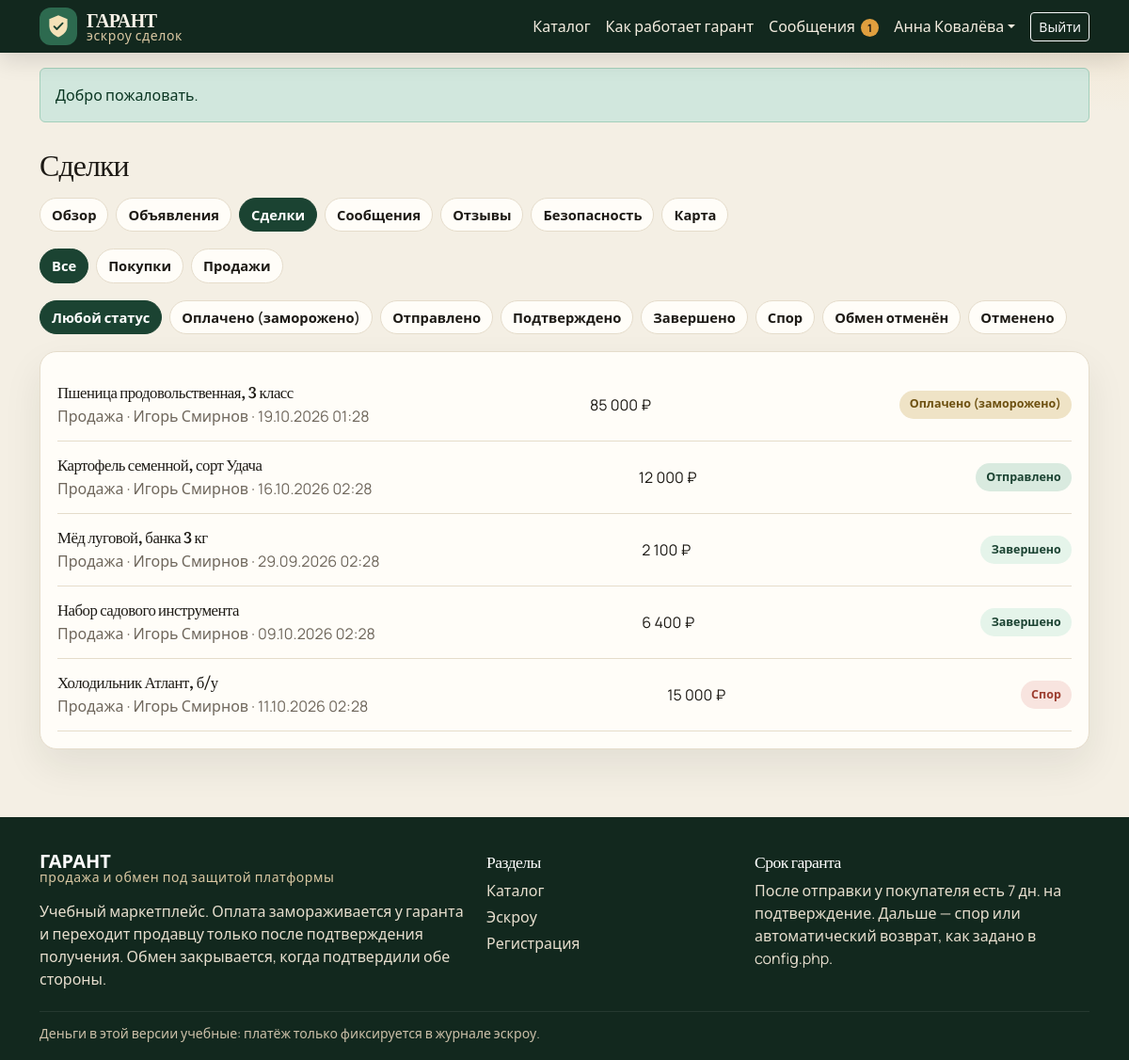
Page /cabinet/deals.php (signed in) on the committed database.
### tables this page shows
CREATE TABLE users (
  id INT UNSIGNED AUTO_INCREMENT PRIMARY KEY,
  email VARCHAR(190) NOT NULL,
  password_hash VARCHAR(255) NOT NULL,
  name VARCHAR(120) NOT NULL,
  phone VARCHAR(30) DEFAULT NULL,
  city VARCHAR(120) DEFAULT NULL,
  about TEXT,
  role ENUM('user', 'admin') NOT NULL DEFAULT 'user',
  seller_rating DECIMAL(3,2) NOT NULL DEFAULT 5.00,
  buyer_rating DECIMAL(3,2) NOT NULL DEFAULT 5.00,
  seller_reviews_count INT UNSIGNED NOT NULL DEFAULT 0,
  buyer_reviews_count INT UNSIGNED NOT NULL DEFAULT 0,
  twofa_enabled TINYINT(1) NOT NULL DEFAULT 0,
  twofa_code_hash VARCHAR(255) DEFAULT NULL,
  twofa_expires_at DATETIME DEFAULT NULL,
  card_last4 CHAR(4) DEFAULT NULL,
  card_brand VARCHAR(20) DEFAULT NULL,
  card_holder VARCHAR(120) DEFAULT NULL,
  card_exp CHAR(5) DEFAULT NULL,
  is_blocked TINYINT(1) NOT NULL DEFAULT 0,
  created_at DATETIME NOT NULL DEFAULT CURRENT_TIMESTAMP,
  UNIQUE KEY uq_users_email (email)
);

CREATE TABLE deals (
  id INT UNSIGNED AUTO_INCREMENT PRIMARY KEY,
  product_id INT UNSIGNED NOT NULL,
  buyer_id INT UNSIGNED NOT NULL,
  seller_id INT UNSIGNED NOT NULL,
  deal_type ENUM('sale', 'exchange') NOT NULL,
  amount DECIMAL(12,2) NOT NULL DEFAULT 0.00,
  exchange_offer TEXT,
  delivery_option_id INT UNSIGNED DEFAULT NULL,
  delivery_address TEXT,
  buyer_note TEXT,
  status ENUM('paid', 'shipped', 'confirmed', 'completed', 'dispute', 'refunded', 'cancelled') NOT NULL DEFAULT 'paid',
  buyer_confirmed TINYINT(1) NOT NULL DEFAULT 0,
  seller_confirmed TINYINT(1) NOT NULL DEFAULT 0,
  escrow_deadline DATETIME DEFAULT NULL,
  shipped_at DATETIME DEFAULT NULL,
  confirmed_at DATETIME DEFAULT NULL,
  completed_at DATETIME DEFAULT NULL,
  created_at DATETIME NOT NULL DEFAULT CURRENT_TIMESTAMP,
  updated_at DATETIME NOT NULL DEFAULT CURRENT_TIMESTAMP ON UPDATE CURRENT_TIMESTAMP,
  KEY idx_deals_buyer (buyer_id, status),
  KEY idx_deals_seller (seller_id, status),
  KEY idx_deals_deadline (status, escrow_deadline),
  CONSTRAINT fk_deals_product FOREIGN KEY (product_id) REFERENCES products (id),
  CONSTRAINT fk_deals_buyer FOREIGN KEY (buyer_id) REFERENCES users (id),
  CONSTRAINT fk_deals_seller FOREIGN KEY (seller_id) REFERENCES users (id),
  CONSTRAINT fk_deals_delivery FOREIGN KEY (delivery_option_id) REFERENCES delivery_options (id)
);

CREATE TABLE products (
  id INT UNSIGNED AUTO_INCREMENT PRIMARY KEY,
  user_id INT UNSIGNED NOT NULL,
  category_id INT UNSIGNED NOT NULL,
  title VARCHAR(200) NOT NULL,
  description TEXT NOT NULL,
  price DECIMAL(12,2) DEFAULT NULL,
  deal_type ENUM('sale', 'exchange', 'both') NOT NULL DEFAULT 'sale',
  exchange_for VARCHAR(255) DEFAULT NULL,
  quantity INT UNSIGNED NOT NULL DEFAULT 1,
  city VARCHAR(120) DEFAULT NULL,
  status ENUM('active', 'hidden', 'sold') NOT NULL DEFAULT 'active',
  created_at DATETIME NOT NULL DEFAULT CURRENT_TIMESTAMP,
  updated_at DATETIME NOT NULL DEFAULT CURRENT_TIMESTAMP ON UPDATE CURRENT_TIMESTAMP,
  KEY idx_products_catalog (status, category_id, deal_type),
  KEY idx_products_user (user_id),
  CONSTRAINT fk_products_user FOREIGN KEY (user_id) REFERENCES users (id),
  CONSTRAINT fk_products_category FOREIGN KEY (category_id) REFERENCES categories (id)
);

### includes/functions.php (called while the page is built, shortened)
<?php
function e(mixed $value): string
{
    return htmlspecialchars((string) $value, ENT_QUOTES | ENT_SUBSTITUTE, 'UTF-8');
}
function base_path(): string
{
    static $base = null;
    if ($base !== null) {
        return $base;
    }
    $script = str_replace('\\', '/', $_SERVER['SCRIPT_NAME'] ?? '');
    $dir = str_replace('\\', '/', dirname($script));
    if (preg_match('#/(cabinet|admin)$#', $dir)) {
        $dir = str_replace('\\', '/', dirname($dir));
    }
    if ($dir === '/' || $dir === '.' || $dir === '') {
        return $base = '';
    }
    return $base = rtrim($dir, '/');
}
function url(string $path = ''): string
{
    $path = ltrim($path, '/');
    $base = base_path();
    return ($base === '' ? '' : $base) . '/' . $path;
}
function take_flashes(): array
{
    $items = $_SESSION['flash'] ?? [];
    return is_array($items) ? $items : [];
}
function money(mixed $value): string
{
    $number = (float) $value;
    $decimals = abs($number - round($number)) < 0.001 ? 0 : 2;
    return number_format($number, $decimals, ',', ' ') . ' ₽';
}
function dt(?string $value): string
{
    $timestamp = strtotime($value);
    return $timestamp ? date('d.m.Y H:i', $timestamp) : '—';
}
function deal_status_label(string $status, string $dealType = 'sale', mixed $amount = 0): string
{
    if ($status === 'refunded' && (float) $amount <= 0) {
        return 'Обмен отменён';
    }
    return match ($status) {
        'paid' => 'Оплачено (заморожено)',
        'shipped' => 'Отправлено',
        'confirmed' => 'Подтверждено',
        'completed' => 'Завершено',
        'dispute' => 'Спор',
        'refunded' => 'Возврат',
        'cancelled' => 'Отменено',
        default => $status,
    };
}

### includes/auth.php (called while the page is built, shortened)
<?php
function current_user(bool $refresh = false): ?array
{
    static $loaded = false;
    static $user = null;
    if ($loaded) {
        return $user;
    }
    $loaded = true;
    $id = (int) ($_SESSION['user_id'] ?? 0);
    $user = query_one('SELECT * FROM users WHERE id = ?', [$id]);
    return $user;
}
function require_login(): array
{
    $user = current_user();
    if ($user) {
        return $user;
    }
}
function unread_count(): int
{
    $user = current_user();
    $row = query_one(
        'SELECT COUNT(*) AS c
         FROM messages m
         JOIN deals d ON d.id = m.deal_id
         WHERE m.is_read = 0
           AND m.sender_id IS NOT NULL
           AND m.sender_id <> ?
           AND (d.buyer_id = ? OR d.seller_id = ?)',
        [(int) $user['id'], (int) $user['id'], (int) $user['id']]
    );
    return $count = (int) ($row['c'] ?? 0);
}

### includes/db.php (called while the page is built, shortened)
<?php
function db(): PDO
{
    static $pdo = null;
    if ($pdo instanceof PDO) {
        return $pdo;
    }
    $dsn = 'mysql:host=' . DB_HOST . ';port=' . DB_PORT . ';dbname=' . DB_NAME . ';charset=' . DB_CHARSET;
    try {
        $pdo = new PDO($dsn, DB_USER, DB_PASS, [
            PDO::ATTR_ERRMODE => PDO::ERRMODE_EXCEPTION,
            PDO::ATTR_DEFAULT_FETCH_MODE => PDO::FETCH_ASSOC,
            PDO::ATTR_EMULATE_PREPARES => false,
        ]);
    } catch (PDOException $e) {
        app_log('DB: ' . $e->getMessage());
        http_response_code(500);
        echo '<!doctype html><meta charset="utf-8"><title>ГАРАНТ — нет базы</title>';
        echo '<div style="font-family:Segoe UI,sans-serif;max-width:640px;margin:48px auto;line-height:1.5">';
        echo '<h1>Нет подключения к MySQL</h1>';
        echo '<p>Импортируйте <code>sql/schema.sql</code> и проверьте хост, имя базы, логин и пароль в <code>config.php</code>.</p>';
        if (APP_DEBUG) {
            echo '<pre>' . e($e->getMessage()) . '</pre>';
        }
        echo '</div>';
        exit;
    }
    return $pdo;
}
function query_all(string $sql, array $params = []): array
{
    $stmt = db()->prepare($sql);
    $stmt->execute($params);
    return $stmt->fetchAll();
}
function query_one(string $sql, array $params = []): ?array
{
    $stmt = db()->prepare($sql);
    $stmt->execute($params);
    $row = $stmt->fetch();
    return $row === false ? null : $row;
}

### cabinet/deals.php (the view, shortened to what this page needs)
<?php
$user = require_login();
$tab = (string) ($_GET['tab'] ?? 'all');
$status = (string) ($_GET['status'] ?? '');
$statuses = ['paid', 'shipped', 'confirmed', 'completed', 'dispute', 'refunded', 'cancelled'];
if (!in_array($status, $statuses, true)) {
    $status = '';
}
$where = [];
$params = [];
if ($tab === 'buy') {
    $where[] = 'd.buyer_id = ?';
    $params[] = (int) $user['id'];
} elseif ($tab === 'sell') {
    $where[] = 'd.seller_id = ?';
    $params[] = (int) $user['id'];
} else {
    $where[] = '(d.buyer_id = ? OR d.seller_id = ?)';
    $params[] = (int) $user['id'];
    $params[] = (int) $user['id'];
}
$rows = query_all(
    'SELECT d.*, p.title, buyer.name AS buyer_name, seller.name AS seller_name
     FROM deals d
     JOIN products p ON p.id = d.product_id
     JOIN users buyer ON buyer.id = d.buyer_id
     JOIN users seller ON seller.id = d.seller_id
     WHERE ' . implode(' AND ', $where) . '
     ORDER BY d.updated_at DESC
     LIMIT 100',
    $params
);
require __DIR__ . '/../templates/header.php';
?>
<div class="container py-4">
    <h1 class="h2">Сделки</h1>
    <?php require __DIR__ . '/../templates/cabinet-nav.php'; ?>
    <div class="subnav">
        <?php
        $tabs = ['all' => 'Все', 'buy' => 'Покупки', 'sell' => 'Продажи'];
        foreach ($tabs as $key => $label):
            $href = 'cabinet/deals.php?tab=' . $key . ($status !== '' ? '&status=' . urlencode($status) : '');
        ?>
            <a class="<?= $tab === $key ? 'active' : '' ?>" href="<?= e(url($href)) ?>"><?= e($label) ?></a>
        <?php endforeach; ?>
    </div>
    <div class="subnav">
        <a class="<?= $status === '' ? 'active' : '' ?>" href="<?= e(url('cabinet/deals.php?tab=' . $tab)) ?>">Любой статус</a>
        <?php foreach ($statuses as $item): ?>
            <a class="<?= $status === $item ? 'active' : '' ?>" href="<?= e(url('cabinet/deals.php?tab=' . $tab . '&status=' . $item)) ?>"><?= e(deal_status_label($item)) ?></a>
        <?php endforeach; ?>
    </div>
    <div class="panel">
        <?php foreach ($rows as $deal): ?>
            <?php $role = (int) $deal['buyer_id'] === (int) $user['id'] ? 'Покупка' : 'Продажа'; ?>
            <a class="deal-row" href="<?= e(url('cabinet/deal.php?id=' . (int) $deal['id'])) ?>">
                <div>
                    <h3><?= e($deal['title']) ?></h3>
                    <div class="muted"><?= e($role) ?> · <?= e($role === 'Покупка' ? $deal['seller_name'] : $deal['buyer_name']) ?> · <?= e(dt($deal['created_at'])) ?></div>
                </div>
                <div><?= (float) $deal['amount'] > 0 ? e(money($deal['amount'])) : 'Без оплаты' ?></div>
                <span class="badge-status st-<?= e($deal['status']) ?>"><?= e(deal_status_label((string) $deal['status'], (string) $deal['deal_type'], $deal['amount'])) ?></span>
            </a>
        <?php endforeach; ?>
    </div>
</div>
<?php require __DIR__ . '/../templates/footer.php'; ?>

### templates/header.php (shortened to what this page needs)
<?php
$navActive = $navActive ?? '';
$current = current_user();
$unread = $current ? unread_count() : 0;
?>
<!doctype html>
<html lang="ru">
<head>
    <link href="https://cdn.jsdelivr.net/npm/bootstrap@5.3.3/dist/css/bootstrap.min.css" rel="stylesheet">
    <link href="https://cdn.jsdelivr.net/npm/bootstrap-icons@1.11.3/font/bootstrap-icons.min.css" rel="stylesheet">
    <link href="<?= e(url('assets/css/style.css')) ?>" rel="stylesheet">
</head>
<body>
<header class="site-header">
    <nav class="navbar navbar-expand-lg navbar-dark">
        <div class="container">
            <a class="brand" href="<?= e(url('index.php')) ?>">
                <span class="brand-mark" aria-hidden="true">
                    <svg viewBox="0 0 32 32" width="28" height="28">
                        <path fill="#f4e2b8" d="M16 2.5 27 7v8.2c0 6.4-4.2 11.4-11 13.8C9.2 26.6 5 21.6 5 15.2V7L16 2.5z"/>
                        <path fill="none" stroke="#1b4332" stroke-width="2.2" stroke-linecap="round" stroke-linejoin="round" d="M11 16.2 14.2 19.4 21.2 12.2"/>
                    </svg>
                </span>
                <span class="brand-text">
                    <strong>ГАРАНТ</strong>
                    <small>эскроу сделок</small>
                </span>
            </a>
            <div class="collapse navbar-collapse" id="mainNav">
                <ul class="navbar-nav ms-auto align-items-lg-center">
                    <li class="nav-item"><a class="nav-link<?= $navActive === 'catalog' ? ' active' : '' ?>" href="<?= e(url('catalog.php')) ?>">Каталог</a></li>
                    <li class="nav-item"><a class="nav-link" href="<?= e(url('index.php')) ?>#escrow">Как работает гарант</a></li>
                    <?php if ($current): ?>
                        <li class="nav-item">
                            <a class="nav-link<?= $navActive === 'messages' ? ' active' : '' ?>" href="<?= e(url('cabinet/messages.php')) ?>">
                                Сообщения<?php if ($unread > 0): ?><span class="msg-badge"><?= (int) $unread ?></span><?php endif; ?>
                            </a>
                        </li>
                        <li class="nav-item dropdown">
                            <a class="nav-link dropdown-toggle" href="#" role="button" data-bs-toggle="dropdown" aria-expanded="false"><?= e($current['name']) ?></a>
                        </li>
                        <li class="nav-item">
                            <form method="post" action="<?= e(url('logout.php')) ?>" class="d-inline">
                                <button class="btn btn-sm btn-outline-light ms-lg-2" type="submit">Выйти</button>
                            </form>
                        </li>
                    <?php else: ?>
                        <li class="nav-item"><a class="nav-link" href="<?= e(url('login.php')) ?>">Войти</a></li>
                        <li class="nav-item"><a class="btn btn-sm btn-amber ms-lg-2" href="<?= e(url('register.php')) ?>">Регистрация</a></li>
                    <?php endif; ?>
                </ul>
            </div>
        </div>
    </nav>
</header>
<main>
<?php foreach (take_flashes() as $flash): ?>
    <?php $type = in_array($flash['type'] ?? '', ['success', 'danger', 'warning', 'info'], true) ? $flash['type'] : 'info'; ?>
    <div class="container mt-3">
        <div class="alert alert-<?= e($type) ?> mb-0"><?= e($flash['message'] ?? '') ?></div>
    </div>
<?php endforeach; ?>

### assets/css/style.css (style rules this page uses)
:root { --ink: #1d1a15; --muted: #6f675c; --forest: #1b4332; --forest-deep: #12281e; --moss: #2d6a4f; --cream: #f4efe4; --paper: #fffdf8; --line: #e5dccb; --amber: #e09f3e; --amber-deep: #9a6b16; --clay: #9c3d2f; --shadow: 0 18px 40px rgba(28, 32, 24, 0.08); --serif: "Literata", "Palatino Linotype", Palatino, Georgia, serif; --sans: "Manrope", "Segoe UI", sans-serif; }
body { margin: 0; color: var(--ink); background: radial-gradient(900px 320px at 100% -40px, rgba(224, 159, 62, 0.16), transparent 50%), var(--cream); font-family: var(--sans); min-height: 100vh; }
h1, h2, h3, .brand strong, .serif { font-family: var(--serif); letter-spacing: -0.03em; }
a { color: var(--forest); }
.site-header { background: var(--forest-deep); position: sticky; top: 0; z-index: 20; box-shadow: 0 8px 24px rgba(0, 0, 0, 0.12); }
.brand { display: flex; align-items: center; gap: 10px; color: #f6f1e7; text-decoration: none; }
.brand-mark { width: 40px; height: 40px; border-radius: 12px; background: var(--moss); display: grid; place-items: center; }
.brand-text { display: flex; flex-direction: column; line-height: 1.05; }
.brand-text strong { font-size: 1.25rem; color: #f6f1e7; }
.brand-text small { color: #d9c7a2; font-family: var(--sans); letter-spacing: 0.04em; }
.navbar-dark .nav-link { color: #f3ecdf; }
.msg-badge { display: inline-grid; place-items: center; min-width: 1.2rem; height: 1.2rem; margin-left: 6px; padding: 0 5px; border-radius: 999px; background: var(--amber); color: #1d1a15; font-size: 0.72rem; font-weight: 700; }
main { padding-bottom: 48px; }
.cat-tile, .panel, .pcard, .step, .stat, .filter-card { background: var(--paper); border: 1px solid var(--line); border-radius: 18px; }
.panel { padding: 18px; box-shadow: var(--shadow); }
.subnav { display: flex; flex-wrap: wrap; gap: 8px; margin: 18px 0; }
.subnav a { text-decoration: none; color: var(--ink); background: var(--paper); border: 1px solid var(--line); border-radius: 999px; padding: 6px 12px; font-weight: 600; font-size: 0.92rem; }
.subnav a.active, .subnav a:hover { background: var(--forest); color: #fff; border-color: var(--forest); }
.badge-status { border-radius: 999px; padding: 0.35rem 0.7rem; font-weight: 700; font-size: 0.78rem; }
.st-paid { background: #efe3c6; color: #6d5010; }
.st-shipped { background: #d9eadf; color: #1b4332; }
.st-completed { background: #e5f4ea; color: #1b4332; }
.st-dispute { background: #f8e4df; color: #9c3d2f; }
.deal-row, .list-row { display: grid; grid-template-columns: 1.4fr 0.8fr auto; gap: 12px; align-items: center; padding: 14px 0; border-bottom: 1px solid var(--line); text-decoration: none; color: inherit; }
.deal-row h3, .list-row h3 { margin: 0 0 4px; font-size: 1.05rem; }
.muted { color: var(--muted); }

### rows in the picture
users: name "Анна Ковалёва"
deals: product.title "Пшеница продовольственная, 3 класс", buyer "Продажа", buyer.name "Игорь Смирнов", created_at "19.10.2026 01:28", amount "85 000 ₽", status+deal_type+amount "Оплачено (заморожено)"
deals: product.title "Картофель семенной, сорт Удача", buyer "Продажа", buyer.name "Игорь Смирнов", created_at "16.10.2026 02:28", amount "12 000 ₽", status+deal_type+amount "Отправлено"
deals: product.title "Мёд луговой, банка 3 кг", buyer "Продажа", buyer.name "Игорь Смирнов", created_at "29.09.2026 02:28", amount "2 100 ₽", status+deal_type+amount "Завершено"
deals: product.title "Набор садового инструмента", buyer "Продажа", buyer.name "Игорь Смирнов", created_at "09.10.2026 02:28", amount "6 400 ₽", status+deal_type+amount "Завершено"
deals: product.title "Холодильник Атлант, б/у", buyer "Продажа", buyer.name "Игорь Смирнов", created_at "11.10.2026 02:28", amount "15 000 ₽", status+deal_type+amount "Спор"

### other values in the picture
$unread "1"
$flash['message'] "Добро пожаловать."
$label "Обзор"
$label "Объявления"
$label "Сделки"
$label "Сообщения"
$label "Отзывы"
$label "Безопасность"
$label "Карта"
$label "Все"
$label "Покупки"
$label "Продажи"
deal_status_label($item) "Оплачено (заморожено)"
deal_status_label($item) "Отправлено"
deal_status_label($item) "Подтверждено"
